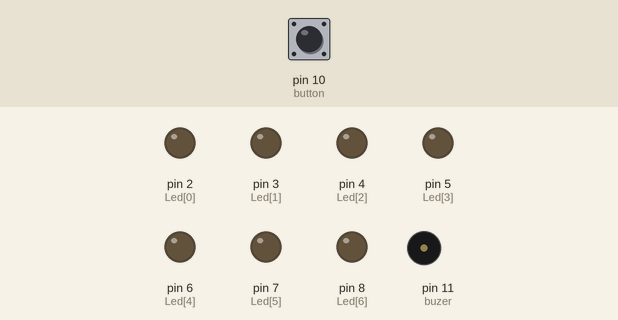
Simulated run of this sketch. Board: Arduino Uno, built with avr-gcc and run on an emulated ATmega328P. Shown: output pins drawn as LEDs (lit = HIGH), buzzer (waves = sounding). Dashed ring = blinking. Inputs (shaded band) come from the test bench; at power-on: pin 10 (button) LOW.

Above: at 1.2 s.
1.3 s: pin 10 (button) pulled HIGH for 0.15 s
At 1.8 s:
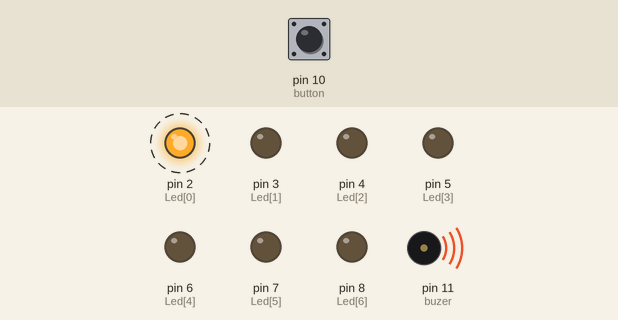
4.4 s: pin 10 (button) pulled HIGH for 1 s
At 5.52 s:
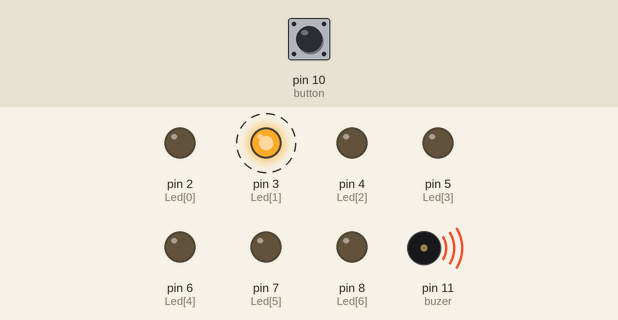
8.4 s: pin 10 (button) pulled HIGH for 0.15 s
At 8.63 s:
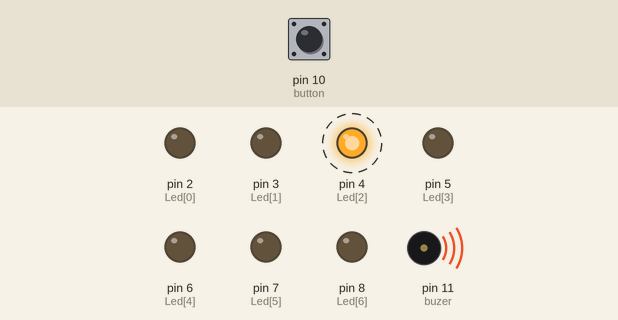
11.4 s: pin 10 (button) pulled HIGH for 0.15 s
At 11.61 s:
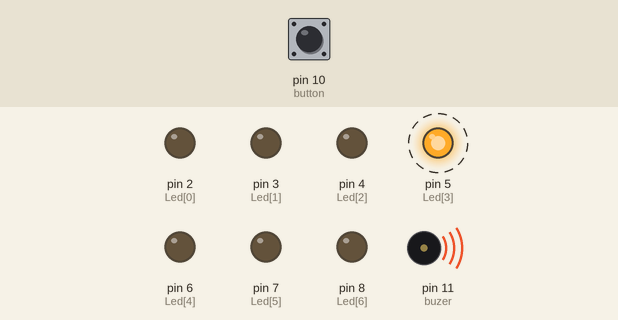
14.4 s: pin 10 (button) pulled HIGH for 1 s
At 15.45 s:
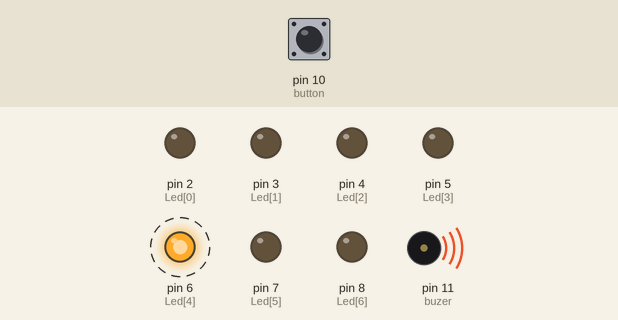
17.5 s: pin 10 (button) pulled HIGH for 3.2 s
At 32.04 s:
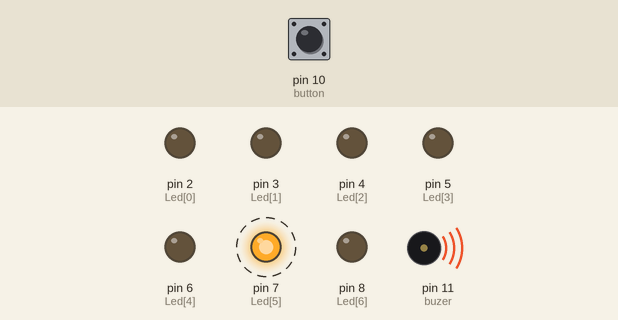
Timing chart, 0 to 32.1 s (numbered marks = the images above; inputs shaded):
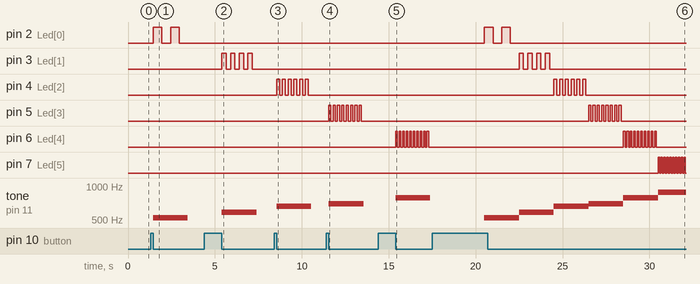

Measured:
- after the input at 1.3 s, pin 2 (Led[0]): alternates HIGH for 0.50 s and LOW for 0.50 s, 4 changes in all, then stays LOW, starting after 0.15 s; tone on pin 11 (buzer): silent → 523 Hz after 0.15 s, → silent 2.0 s later
- after the input at 4.4 s, pin 3 (Led[1]): alternates HIGH for 0.25 s and LOW for 0.25 s, 8 changes in all, then stays LOW, starting after 1.0 s; tone on pin 11 (buzer): silent → 587 Hz after 1.0 s, → silent 2.0 s later
- after the input at 8.4 s, pin 4 (Led[2]): alternates HIGH for 0.17 s and LOW for 0.17 s, 12 changes in all, then stays LOW, starting after 0.15 s; tone on pin 11 (buzer): silent → 659 Hz after 0.15 s, → silent 2.0 s later
- after the input at 11.4 s, pin 5 (Led[3]): alternates HIGH for 0.13 s and LOW for 0.13 s, 16 changes in all, then stays LOW, starting after 0.15 s; tone on pin 11 (buzer): silent → 698 Hz after 0.15 s, → silent 2.0 s later
- after the input at 14.4 s, pin 6 (Led[4]): alternates HIGH for 0.10 s and LOW for 0.10 s, starting after 1.0 s; tone on pin 11 (buzer): silent → 784 Hz after 1.0 s, → silent 2.0 s later
- after the input at 17.5 s, pin 2 (Led[0]): alternates HIGH for 0.50 s and LOW for 0.50 s, 4 changes in all, then stays LOW, starting after 3.0 s; pin 3 (Led[1]): alternates HIGH for 0.25 s and LOW for 0.25 s, 8 changes in all, then stays LOW, starting after 5.0 s

The sketch:

YPOK_21_1.ino
```cpp
//Урок 21 (Музыка света)
#define buzer 11
#define button 10
unsigned int LedHerz[7] = {1,2,3,4,5,6,7};
unsigned int Led[7] = {2,3,4,5,6,7,8};//пины к которым подключены светодиод
unsigned int BuzerTone[7]= {523,587,659,698,784,880,988}; //частота нот второй октавы от "до" до "си"
int i,j=0,raz, val, vrem = 2;
float time;
boolean state=0;

void setup(){
  pinMode (buzer, OUTPUT);
  pinMode (button, INPUT);
  for (i = 0; i < 7; ++i)
    {pinMode(Led[i], OUTPUT);}
}
void morganie(int Pin, int Herz, int vrem){// функция morganie (задаем номер пина, частоту моргания и время моргания)
raz = Herz*vrem; // рассчитываем количество морганий
for (int i=0; i < raz; i++){   //запуск цикла
    digitalWrite(Pin, HIGH);  //включаеся вывод Pin
    delay(1000/(Herz*2));     // задержка на половину частоты моргания
    digitalWrite(Pin, LOW); //включается вывод Pin
    delay(1000/(Herz*2)); }}  // задержка на половину частоты моргания

void loop(){
val = digitalRead (button);
if (val == HIGH){
    state=0; //переменная для разделения цилов при длительном нажатии и кратковременном
    time= millis();   // засекаем время
    while(val == HIGH){   //до тех пор, пока кнопка 1 нажата
        val = digitalRead(button);   // считываем состояние кнопки
        if (millis() - time > 3000){
            val = LOW;
            for (i=0; i<7; i++){
                tone (buzer, BuzerTone[i]);
                morganie(Led[i],LedHerz[i],vrem);
                noTone(buzer);
                state=1;}}}

    if (state == 0){
    tone (buzer, BuzerTone[j]);
    morganie(Led[j],LedHerz[j],vrem);
    noTone(buzer);
    j=j+1; // увеличение переменной для ноты при однократном нажатии
    if (j>6){j=0;} //если j больше 6, то сбрасываем ее на 0. Больше 6 так как отсчет идет с нуля. Итого 7 значений.
  }}}
```
